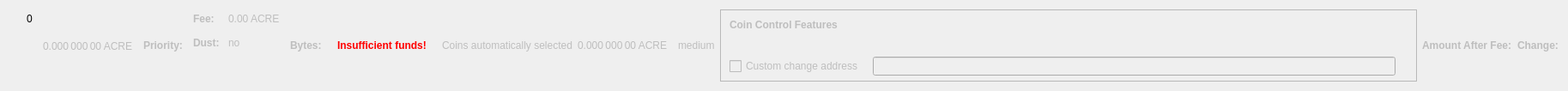
    <widget class="QWidget" name="dummyHideWidget" native="true">
     <property name="maximumSize">
      <size>
       <width>100</width>
       <height>22</height>
      </size>
     </property>
     <layout class="QHBoxLayout" name="dummyHideLayout">
      <item>
       <layout class="QFormLayout" name="formLayoutCoinControl1">
        <property name="horizontalSpacing">
         <number>10</number>
        </property>
        <property name="verticalSpacing">
         <number>14</number>
        </property>
        <property name="leftMargin">
         <number>10</number>
        </property>
        <property name="topMargin">
         <number>4</number>
        </property>
        <property name="rightMargin">
         <number>6</number>
        </property>
        <item row="0" column="1">
         <widget class="QLabel" name="labelCoinControlBytes">
          <property name="cursor">
           <cursorShape>IBeamCursor</cursorShape>
          </property>
          <property name="contextMenuPolicy">
           <enum>Qt::ActionsContextMenu</enum>
          </property>
          <property name="text">
           <string notr="true">0</string>
          </property>
          <property name="textInteractionFlags">
           <set>Qt::LinksAccessibleByMouse|Qt::TextSelectableByKeyboard|Qt::TextSelectableByMouse</set>
          </property>
         </widget>
        </item>
       </layout>
      </item>
      <item>
       <widget class="QLabel" name="labelCoinControlAfterFee">
        <property name="enabled">
         <bool>false</bool>
        </property>
        <property name="sizePolicy">
         <sizepolicy hsizetype="Fixed" vsizetype="Fixed">
          <horstretch>0</horstretch>
          <verstretch>0</verstretch>
         </sizepolicy>
        </property>
        <property name="minimumSize">
         <size>
          <width>111</width>
          <height>12</height>
         </size>
        </property>
        <property name="maximumSize">
         <size>
          <width>111</width>
          <height>12</height>
         </size>
        </property>
        <property name="cursor">
         <cursorShape>IBeamCursor</cursorShape>
        </property>
        <property name="contextMenuPolicy">
         <enum>Qt::ActionsContextMenu</enum>
        </property>
        <property name="text">
         <string notr="true">0.000 000 00 ACRE</string>
        </property>
        <property name="textInteractionFlags">
         <set>Qt::LinksAccessibleByMouse|Qt::TextSelectableByKeyboard|Qt::TextSelectableByMouse</set>
        </property>
       </widget>
      </item>
      <item>
       <widget class="QLabel" name="labelCoinControlPriorityText">
        <property name="enabled">
         <bool>false</bool>
        </property>
        <property name="font">
         <font>
          <weight>75</weight>
          <bold>true</bold>
         </font>
        </property>
        <property name="text">
         <string>Priority:</string>
        </property>
       </widget>
      </item>
      <item>
       <layout class="QHBoxLayout" name="horizontalLayout"/>
      </item>
      <item>
       <layout class="QFormLayout" name="formLayoutCoinControl3">
        <property name="horizontalSpacing">
         <number>10</number>
        </property>
        <property name="verticalSpacing">
         <number>14</number>
        </property>
        <property name="leftMargin">
         <number>6</number>
        </property>
        <property name="topMargin">
         <number>4</number>
        </property>
        <property name="rightMargin">
         <number>6</number>
        </property>
        <item row="0" column="0">
         <widget class="QLabel" name="labelCoinControlFeeText">
          <property name="enabled">
           <bool>false</bool>
          </property>
          <property name="font">
           <font>
            <weight>75</weight>
            <bold>true</bold>
           </font>
          </property>
          <property name="text">
           <string>Fee:</string>
          </property>
          <property name="margin">
           <number>0</number>
          </property>
         </widget>
        </item>
        <item row="0" column="1">
         <widget class="QLabel" name="labelCoinControlFee">
          <property name="enabled">
           <bool>false</bool>
          </property>
          <property name="cursor">
           <cursorShape>IBeamCursor</cursorShape>
          </property>
          <property name="contextMenuPolicy">
           <enum>Qt::ActionsContextMenu</enum>
          </property>
          <property name="text">
           <string notr="true">0.00 ACRE</string>
          </property>
          <property name="textInteractionFlags">
           <set>Qt::LinksAccessibleByMouse|Qt::TextSelectableByKeyboard|Qt::TextSelectableByMouse</set>
          </property>
         </widget>
        </item>
        <item row="1" column="0">
         <widget class="QLabel" name="labelCoinControlLowOutputText">
          <property name="enabled">
           <bool>false</bool>
          </property>
          <property name="font">
           <font>
            <weight>75</weight>
            <bold>true</bold>
           </font>
          </property>
          <property name="text">
           <string>Dust:</string>
          </property>
         </widget>
        </item>
        <item row="1" column="1">
         <widget class="QLabel" name="labelCoinControlLowOutput">
          <property name="enabled">
           <bool>false</bool>
          </property>
          <property name="cursor">
           <cursorShape>IBeamCursor</cursorShape>
          </property>
          <property name="contextMenuPolicy">
           <enum>Qt::ActionsContextMenu</enum>
          </property>
          <property name="text">
           <string>no</string>
          </property>
          <property name="textInteractionFlags">
           <set>Qt::LinksAccessibleByMouse|Qt::TextSelectableByKeyboard|Qt::TextSelectableByMouse</set>
          </property>
         </widget>
        </item>
       </layout>
      </item>
      <item>
       <widget class="QLabel" name="labelCoinControlBytesText">
        <property name="enabled">
         <bool>false</bool>
        </property>
        <property name="font">
         <font>
          <weight>75</weight>
          <bold>true</bold>
         </font>
        </property>
        <property name="text">
         <string>Bytes:</string>
        </property>
       </widget>
      </item>
      <item>
       <layout class="QFormLayout" name="formLayoutCoinControl2">
        <property name="horizontalSpacing">
         <number>10</number>
        </property>
        <property name="verticalSpacing">
         <number>14</number>
        </property>
        <property name="leftMargin">
         <number>6</number>
        </property>
        <property name="topMargin">
         <number>4</number>
        </property>
        <property name="rightMargin">
         <number>6</number>
        </property>
       </layout>
      </item>
      <item>
       <layout class="QHBoxLayout" name="horizontalLayoutCoinControl2">
        <property name="spacing">
         <number>8</number>
        </property>
        <property name="bottomMargin">
         <number>10</number>
        </property>
       </layout>
      </item>
      <item>
       <widget class="QLabel" name="labelCoinControlInsuffFunds">
        <property name="enabled">
         <bool>false</bool>
        </property>
        <property name="minimumSize">
         <size>
          <width>0</width>
          <height>0</height>
         </size>
        </property>
        <property name="font">
         <font>
          <weight>75</weight>
          <bold>true</bold>
         </font>
        </property>
        <property name="styleSheet">
         <string notr="true">color:red;font-weight:bold;</string>
        </property>
        <property name="text">
         <string>Insufficient funds!</string>
        </property>
        <property name="margin">
         <number>5</number>
        </property>
       </widget>
      </item>
      <item>
       <layout class="QFormLayout" name="formLayoutCoinControl4">
        <property name="horizontalSpacing">
         <number>10</number>
        </property>
        <property name="verticalSpacing">
         <number>14</number>
        </property>
        <property name="leftMargin">
         <number>6</number>
        </property>
        <property name="topMargin">
         <number>4</number>
        </property>
        <property name="rightMargin">
         <number>6</number>
        </property>
       </layout>
      </item>
      <item>
       <widget class="QLabel" name="labelCoinControlAutomaticallySelected">
        <property name="enabled">
         <bool>false</bool>
        </property>
        <property name="sizePolicy">
         <sizepolicy hsizetype="Fixed" vsizetype="Fixed">
          <horstretch>0</horstretch>
          <verstretch>0</verstretch>
         </sizepolicy>
        </property>
        <property name="minimumSize">
         <size>
          <width>0</width>
          <height>0</height>
         </size>
        </property>
        <property name="maximumSize">
         <size>
          <width>240</width>
          <height>16777215</height>
         </size>
        </property>
        <property name="text">
         <string>Coins automatically selected</string>
        </property>
        <property name="margin">
         <number>5</number>
        </property>
       </widget>
      </item>
      <item>
       <widget class="QLabel" name="labelCoinControlChange">
        <property name="enabled">
         <bool>false</bool>
        </property>
        <property name="sizePolicy">
         <sizepolicy hsizetype="Fixed" vsizetype="Fixed">
          <horstretch>0</horstretch>
          <verstretch>0</verstretch>
         </sizepolicy>
        </property>
        <property name="minimumSize">
         <size>
          <width>111</width>
          <height>0</height>
         </size>
        </property>
        <property name="maximumSize">
         <size>
          <width>111</width>
          <height>16777215</height>
         </size>
        </property>
        <property name="cursor">
         <cursorShape>IBeamCursor</cursorShape>
        </property>
        <property name="contextMenuPolicy">
         <enum>Qt::ActionsContextMenu</enum>
        </property>
        <property name="text">
         <string notr="true">0.000 000 00 ACRE</string>
        </property>
        <property name="textInteractionFlags">
         <set>Qt::LinksAccessibleByMouse|Qt::TextSelectableByKeyboard|Qt::TextSelectableByMouse</set>
        </property>
       </widget>
      </item>
      <item>
       <widget class="QLabel" name="labelCoinControlPriority">
        <property name="enabled">
         <bool>false</bool>
        </property>
        <property name="cursor">
         <cursorShape>IBeamCursor</cursorShape>
        </property>
        <property name="contextMenuPolicy">
         <enum>Qt::ActionsContextMenu</enum>
        </property>
        <property name="text">
         <string>medium</string>
        </property>
        <property name="textInteractionFlags">
         <set>Qt::LinksAccessibleByMouse|Qt::TextSelectableByKeyboard|Qt::TextSelectableByMouse</set>
        </property>
       </widget>
      </item>
      <item>
       <widget class="QFrame" name="frameCoinControl">
        <property name="sizePolicy">
         <sizepolicy hsizetype="Expanding" vsizetype="Expanding">
          <horstretch>0</horstretch>
          <verstretch>0</verstretch>
         </sizepolicy>
        </property>
        <property name="maximumSize">
         <size>
          <width>16777215</width>
          <height>16777215</height>
         </size>
        </property>
        <property name="frameShape">
         <enum>QFrame::StyledPanel</enum>
        </property>
        <property name="frameShadow">
         <enum>QFrame::Sunken</enum>
        </property>
        <layout class="QVBoxLayout" name="verticalLayoutCoinControl2_2">
         <property name="spacing">
          <number>0</number>
         </property>
         <property name="leftMargin">
          <number>0</number>
         </property>
         <property name="topMargin">
          <number>0</number>
         </property>
         <property name="rightMargin">
          <number>0</number>
         </property>
         <property name="bottomMargin">
          <number>6</number>
         </property>
         <item>
          <layout class="QVBoxLayout" name="verticalLayoutCoinControl" stretch="0,0,0,1">
           <property name="spacing">
            <number>0</number>
           </property>
           <property name="leftMargin">
            <number>10</number>
           </property>
           <property name="topMargin">
            <number>10</number>
           </property>
           <item>
            <layout class="QHBoxLayout" name="horizontalLayoutCoinControl1">
             <property name="bottomMargin">
              <number>15</number>
             </property>
             <item>
              <widget class="QLabel" name="labelCoinControlFeatures">
               <property name="enabled">
                <bool>false</bool>
               </property>
               <property name="sizePolicy">
                <sizepolicy hsizetype="Preferred" vsizetype="Maximum">
                 <horstretch>0</horstretch>
                 <verstretch>0</verstretch>
                </sizepolicy>
               </property>
               <property name="font">
                <font>
                 <weight>75</weight>
                 <bold>true</bold>
                </font>
               </property>
               <property name="styleSheet">
                <string notr="true">font-weight:bold;</string>
               </property>
               <property name="text">
                <string>Coin Control Features</string>
               </property>
              </widget>
             </item>
            </layout>
           </item>
           <item>
            <widget class="QWidget" name="widgetCoinControl" native="true">
             <property name="sizePolicy">
              <sizepolicy hsizetype="Preferred" vsizetype="Preferred">
               <horstretch>0</horstretch>
               <verstretch>0</verstretch>
              </sizepolicy>
             </property>
             <property name="minimumSize">
              <size>
               <width>0</width>
               <height>0</height>
              </size>
             </property>
             <property name="styleSheet">
              <string notr="true"/>
             </property>
             <layout class="QHBoxLayout" name="horizontalLayoutCoinControl5_2">
              <property name="leftMargin">
               <number>0</number>
              </property>
              <property name="topMargin">
               <number>0</number>
              </property>
              <property name="rightMargin">
               <number>0</number>
              </property>
              <property name="bottomMargin">
               <number>0</number>
              </property>
              <item>
               <layout class="QHBoxLayout" name="horizontalLayoutCoinControl3">
                <property name="spacing">
                 <number>20</number>
                </property>
                <property name="topMargin">
                 <number>0</number>
                </property>
                <property name="bottomMargin">
                 <number>10</number>
                </property>
               </layout>
              </item>
             </layout>
            </widget>
           </item>
           <item>
            <layout class="QHBoxLayout" name="horizontalLayoutCoinControl4" stretch="0,0,0">
             <property name="spacing">
              <number>12</number>
             </property>
             <property name="sizeConstraint">
              <enum>QLayout::SetDefaultConstraint</enum>
             </property>
             <property name="topMargin">
              <number>5</number>
             </property>
             <property name="rightMargin">
              <number>5</number>
             </property>
             <item>
              <widget class="QCheckBox" name="checkBoxCoinControlChange">
               <property name="enabled">
                <bool>false</bool>
               </property>
               <property name="toolTip">
                <string>If this is activated, but the change address is empty or invalid, change will be sent to a newly generated address.</string>
               </property>
               <property name="text">
                <string>Custom change address</string>
               </property>
              </widget>
             </item>
             <item>
              <widget class="QValidatedLineEdit" name="lineEditCoinControlChange">
               <property name="enabled">
                <bool>false</bool>
               </property>
               <property name="sizePolicy">
                <sizepolicy hsizetype="Expanding" vsizetype="Fixed">
                 <horstretch>0</horstretch>
                 <verstretch>0</verstretch>
                </sizepolicy>
               </property>
              </widget>
             </item>
             <item>
              <widget class="QLabel" name="labelCoinControlChangeLabel_2">
               <property name="sizePolicy">
                <sizepolicy hsizetype="Preferred" vsizetype="Expanding">
                 <horstretch>0</horstretch>
                 <verstretch>0</verstretch>
                </sizepolicy>
               </property>
               <property name="minimumSize">
                <size>
                 <width>0</width>
                 <height>0</height>
                </size>
               </property>
               <property name="text">
                <string/>
               </property>
               <property name="margin">
                <number>3</number>
               </property>
              </widget>
             </item>
            </layout>
           </item>
           <item>
            <spacer name="verticalSpacerCoinControl">
             <property name="orientation">
              <enum>Qt::Vertical</enum>
             </property>
             <property name="sizeHint" stdset="0">
              <size>
               <width>800</width>
               <height>1</height>
              </size>
             </property>
            </spacer>
           </item>
          </layout>
         </item>
        </layout>
       </widget>
      </item>
      <item>
       <widget class="QLabel" name="labelCoinControlAfterFeeText">
        <property name="enabled">
         <bool>false</bool>
        </property>
        <property name="minimumSize">
         <size>
          <width>0</width>
          <height>0</height>
         </size>
        </property>
        <property name="maximumSize">
         <size>
          <width>16777215</width>
          <height>16777215</height>
         </size>
        </property>
        <property name="font">
         <font>
          <weight>75</weight>
          <bold>true</bold>
         </font>
        </property>
        <property name="text">
         <string>Amount After Fee:</string>
        </property>
        <property name="alignment">
         <set>Qt::AlignLeading|Qt::AlignLeft|Qt::AlignVCenter</set>
        </property>
        <property name="margin">
         <number>0</number>
        </property>
       </widget>
      </item>
      <item>
       <widget class="QLabel" name="labelCoinControlChangeText">
        <property name="enabled">
         <bool>false</bool>
        </property>
        <property name="sizePolicy">
         <sizepolicy hsizetype="Preferred" vsizetype="Preferred">
          <horstretch>0</horstretch>
          <verstretch>0</verstretch>
         </sizepolicy>
        </property>
        <property name="minimumSize">
         <size>
          <width>0</width>
          <height>0</height>
         </size>
        </property>
        <property name="maximumSize">
         <size>
          <width>16777215</width>
          <height>16777215</height>
         </size>
        </property>
        <property name="font">
         <font>
          <weight>75</weight>
          <bold>true</bold>
         </font>
        </property>
        <property name="text">
         <string>Change:</string>
        </property>
        <property name="alignment">
         <set>Qt::AlignLeading|Qt::AlignLeft|Qt::AlignVCenter</set>
        </property>
       </widget>
      </item>
     </layout>
    </widget>
